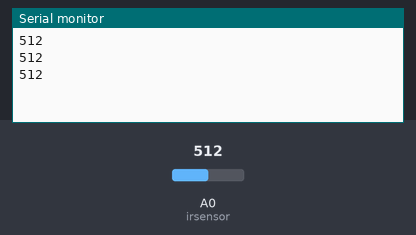
Bench run of a sketch on a simulated Arduino Uno, built with avr-gcc and run on an emulated ATmega328P. Shown: the last lines printed to the serial monitor. The test bench sets the inputs (shaded band); at power-on: A0 (irsensor) = 512.

Above: at 1.3 s.
1.4 s: A0 (irsensor) set to 716
At 1.9 s:
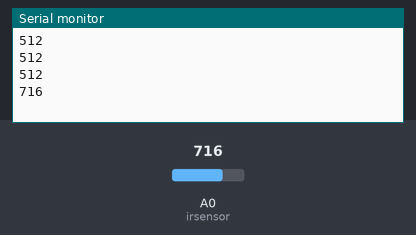
2.9 s: A0 (irsensor) set to 900
At 3.4 s:
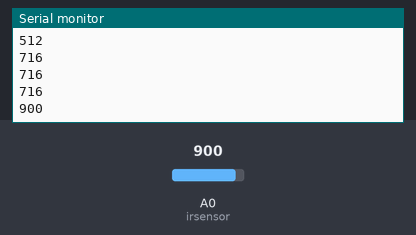
Timing chart, 0 to 5.9 s (numbered marks = the images above; inputs shaded):
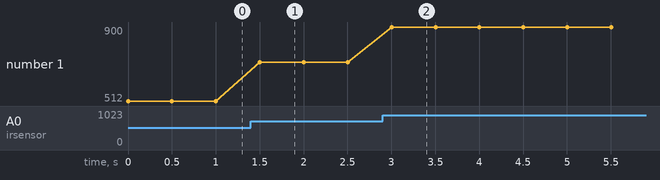

Measured:
- after the input at 1.4 s, the serial monitor: prints a new line after 0.10 s (image 1)
- after the input at 2.9 s, the serial monitor: prints a new line after 0.10 s (image 2)
- plotted number 1: 512 → 716 after the input at 1.4 s, 716 → 900 after the input at 2.9 s

The sketch:

IRSensor.ino
```cpp
int irsensor = A0;

int sensorvalue = 0;

void setup() {
  // put your setup code here, to run once:

  Serial.begin(9600);

}

void loop() {
  // put your main code here, to run repeatedly:

  sensorvalue = analogRead(irsensor);
  Serial.println(sensorvalue);
  delay(500);

}
```
